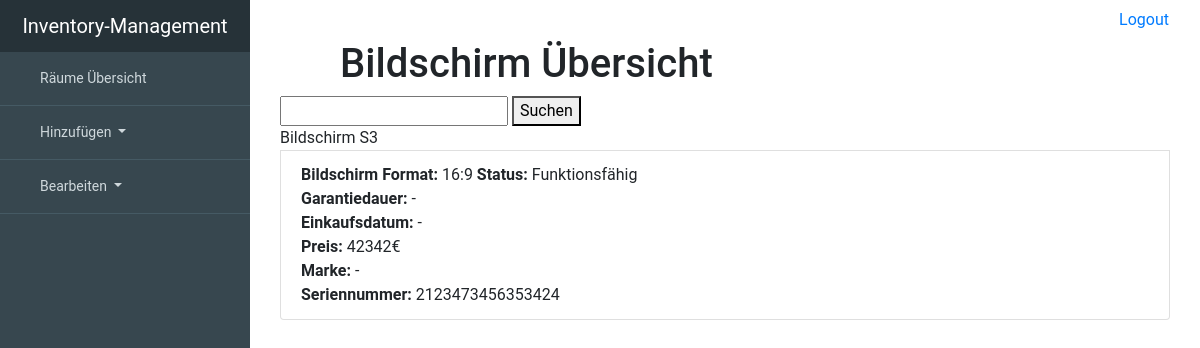
/screen/all, run on an earlier commit of the app's database.
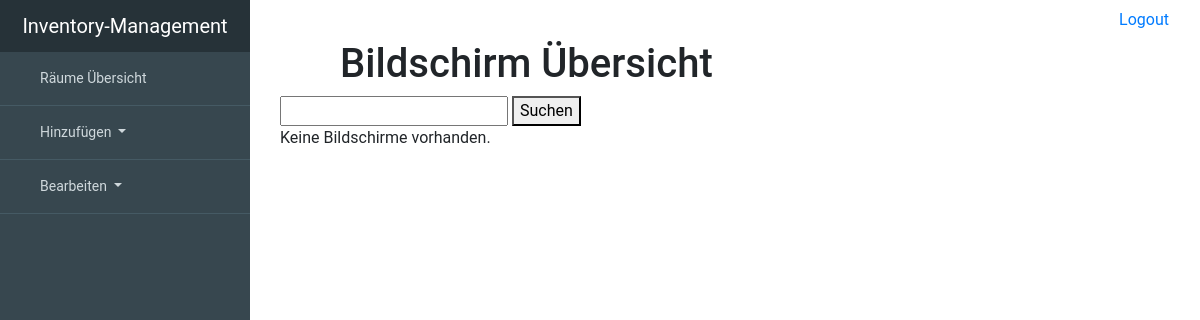
And on a later commit of the database.
### inventory_managementsentials/models.py (models this page shows, shortened)
class Device(models.Model):
    room = models.ForeignKey('Room', null=True, blank=True, on_delete=models.SET_NULL)
    description = models.CharField(max_length=99, unique=True, primary_key=True)
    working = 'working'
    broken = 'broken'
    status_choice = [(working, "working"), (broken, "broken")]
    status = models.CharField(choices=status_choice, max_length=7, blank=True, null=True)
    serialnumber = models.CharField(max_length=99, blank=True, null=True)
    warranty_period = models.IntegerField(blank=True, null=True)
    date_of_purchase = models.DateTimeField(blank=True, null=True)
    price = models.IntegerField(blank=True, null=True)
    brand = models.ForeignKey(Brand, on_delete=models.SET_NULL, blank=True, null=True)
    class Meta:
        abstract = True

class Screen(Device):
    format43 = '4:3'
    format169 = '16:9'
    format1610 = '16:10'
    format219 = '21:9'
    screen_format_choice = [(format43, '4:3'), (format169, '16:9'), (format1610, '16:10'),
                            (format219, '21:9')]
    screen_format = models.CharField(choices=screen_format_choice, max_length=5, blank=True, null=True)
    class Meta:
        verbose_name = "Screen"
        verbose_name_plural = "Screens"

### inventory_managementsentials/views.py (the view)
# urls.py: url(r'^screen/all$', views.ScreenView.as_view(), name='ScreenView'),
class ScreenView(generic.ListView):
    template_name = 'inventory_managementsentials/all/all_screens.html'
    context_object_name = 'screen_list'
    def get_queryset(self):
        filter_description = self.request.GET.get('screen_description', None)
        if filter_description is not None:
            return Screen.objects.filter(description__icontains=filter_description)
        else:
            return Screen.objects.order_by('description')

### inventory_managementsentials/templates/inventory_managementsentials/all/all_screens.html (shortened to what this page needs)
{% extends "inventory_managementsentials/base.html" %}
{% block content %}
    <div class="container">
        <header>
            <div class="editor-indent" style="margin-left: 20px; padding: 0 0 0 40px; margin-right: 50px">
                <div class="inner">
                    <h1>Bildschirm Übersicht </h1>
                </div>
            </div>
        </header>
        <form method="GET" action="/screen/all">
                <input type="text" name="screen_description">
                <button type="submit">Suchen</button>
            </form>
        <div class="whatever_else_you_need">
            {% if screen_list %}
                {% for screen in screen_list %}
                    <div class="list-group">
                        <a class="list-group-itemlist-group-item-action active">Bildschirm {{ screen.description }}</a>
                        <a class="list-group-item list-group-item-action"><strong>Bildschirm Format:</strong>
                            {{ screen.screen_format }}
                            <strong>Status:</strong>
                        {% if screen.status == 'working' %}
                            Funktionsfähig
                        {% elif screen.status == 'broken' %}
                            <strong>Defekt</strong>
                        {% else %}
                            -
                        {% endif %}<br>
                            <strong>Garantiedauer:</strong>
                        {% if screen.warranty_period %}
                            {{ screen.warranty_period }} Jahre
                        {% else %}
                            -
                        {% endif %}
                        <br>
                            <strong>Einkaufsdatum:</strong> {{ screen.date_of_purchase|default_if_none:'-' }}<br>
                            <strong>Preis:</strong>
                        {% if screen.price %}
                            {{ screen.price}}€
                        {% else %}
                            keine Angabe
                        {% endif %}
                        <br>
                            <strong>Marke:</strong> {{ screen.brand|default_if_none:'-'}}<br>
                            <strong>Seriennummer: </strong> {{ screen.serialnumber|default_if_none:'-'}}<br>
                        </a>
                    </div>
                {% endfor %}
        </div>
            {% else %}
                <p>Keine Bildschirme vorhanden.</p>
            {% endif %}
    </div>
{% endblock %}

What changed in the data, as far as the page shows it:
removed Screen: description "S3", screen_format "16:9", status "Funktionsfähig", date_of_purchase "-", price "42342", brand "-", serialnumber "2123473456353424"
Also different on the page:
text now shown: "Keine Bildschirme vorhanden."
